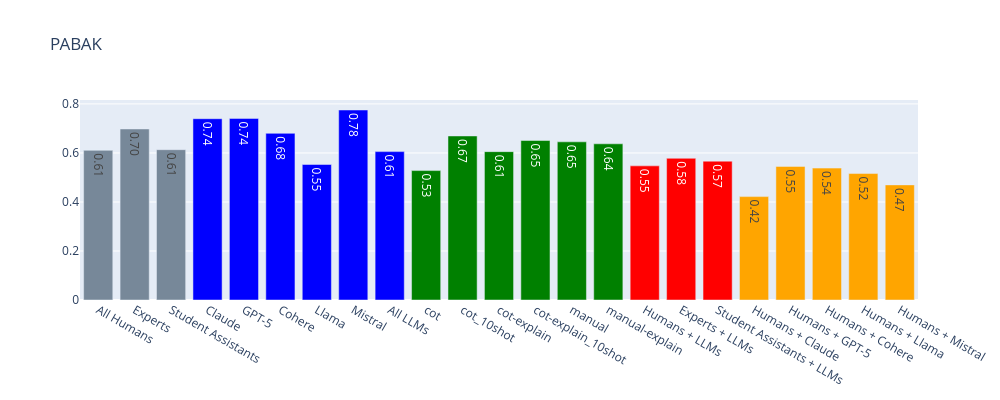

The notebook cell this image was saved under:
### Code cell
bar_plot(pabak, title="PABAK")

### Figure 1 — Plotly figure (JSON) as saved in the notebook; plotly's stock layout.template omitted (floating-point values rounded to 4 significant figures)
{"data": [{"marker": {"color": ["lightslategray", "lightslategray", "lightslategray", "blue", "blue", "blue", "blue", "blue", "blue", "green", "green", "green", "green", "green", "green", "red", "red", "red", "orange", "orange", "orange", "orange", "orange"]}, "text": ["0.61", "0.70", "0.61", "0.74", "0.74", "0.68", "0.55", "0.78", "0.61", "0.53", "0.67", "0.61", "0.65", "0.65", "0.64", "0.55", "0.58", "0.57", "0.42", "0.55", "0.54", "0.52", "0.47"], "type": "bar", "x": ["All Humans", "Experts", "Student Assistants", "Claude", "GPT-5", "Cohere", "Llama", "Mistral", "All LLMs", "cot", "cot_10shot", "cot-explain", "cot-explain_10shot", "manual", "manual-explain", "Humans + LLMs", "Experts + LLMs", "Student Assistants + LLMs", "Humans + Claude", "Humans + GPT-5", "Humans + Cohere", "Humans + Llama", "Humans + Mistral"], "y": [0.6107, 0.6978, 0.6133, 0.7397, 0.741, 0.68, 0.553, 0.7752, 0.6054, 0.528, 0.6693, 0.6053, 0.6507, 0.6453, 0.6373, 0.5473, 0.5782, 0.5665, 0.4218, 0.5451, 0.5382, 0.516, 0.4697]}], "layout": {"height": 400, "title": {"text": "PABAK"}, "width": 1000}}
